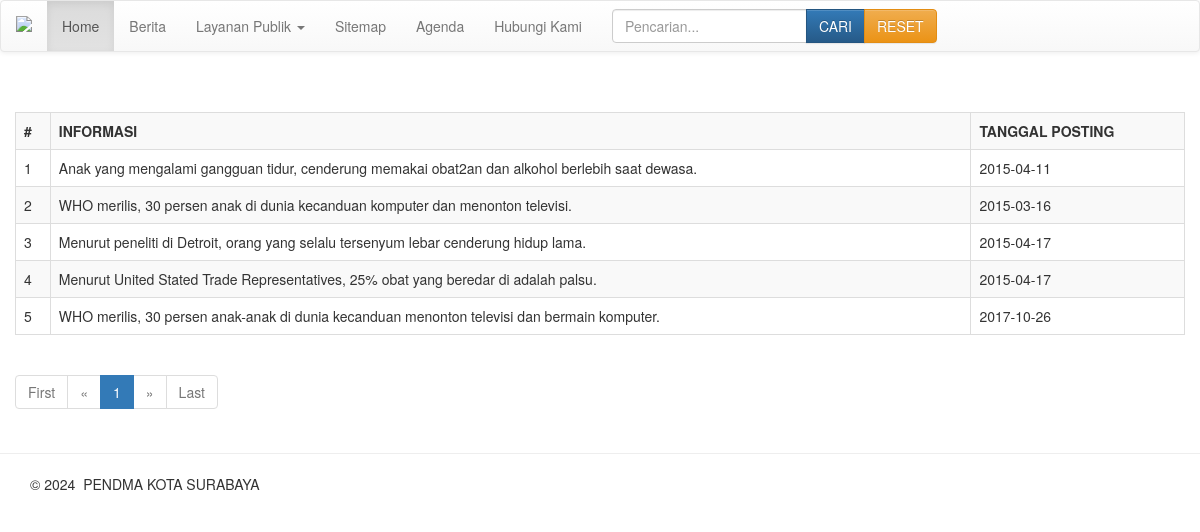
The page /informasi/index.php on the database its author committed.
### tables this page shows
CREATE TABLE `sekilasinfo` (
  `id_sekilas` int(5) NOT NULL,
  `info` varchar(100) NOT NULL,
  `tgl_posting` date NOT NULL,
  `gambar` varchar(100) NOT NULL,
  `aktif` enum('Y','N') NOT NULL DEFAULT 'Y'
);

### informasi/view.php (the view)
<div class="table-responsive">
	<table class="table table-striped table-bordered table-hover">
		<tr>
			<th>#</th>
			<th>INFORMASI</th>
			<th>TANGGAL POSTING</th>
		</tr>
		<?php
		include "koneksi.php";
		$page = (isset($_POST['page']))? $_POST['page'] : 1;
		$no = (($page - 1) * $limit) + 1;
		$limit = 10;
		$limit_start = ($page - 1) * $limit;
		if(isset($_POST['search']) && $_POST['search'] == true){
			$param = '%'.mysqli_real_escape_string($connect, $keyword).'%';
			$sql = mysqli_query($connect, "SELECT * FROM sekilasinfo WHERE info LIKE '".$param."' OR tgl_posting LIKE '".$param."' LIMIT ".$limit_start.",".$limit);
			$sql2 = mysqli_query($connect, "SELECT COUNT(*) AS jumlah FROM sekilasinfo WHERE info LIKE '".$param."' OR tgl_posting LIKE '".$param."'");
			$get_jumlah = mysqli_fetch_array($sql2);
		}else{
			$sql = mysqli_query($connect, "SELECT * FROM sekilasinfo LIMIT ".$limit_start.",".$limit);
			$sql2 = mysqli_query($connect, "SELECT COUNT(*) AS jumlah FROM sekilasinfo");
			$get_jumlah = mysqli_fetch_array($sql2);
		}
		while($data = mysqli_fetch_array($sql)){
			?>
			<tr>
				<td class="align-middle"><?php echo $no; ?></td>
				<td class="align-middle"><?php echo $data['info']; ?></td>
				<td class="align-middle"><?php echo $data['tgl_posting']; ?></td>
			</tr>
			<?php
			$no++;
		}
		?>
	</table>
</div>
<?php
$count = mysqli_num_rows($sql);
if($count > 0){
    ?>
    <ul class="pagination">
    	<?php
    	if($page == 1){
    	?>
    		<li class="disabled"><a href="#">First</a></li>
    		<li class="disabled"><a href="#">&laquo;</a></li>
    	<?php
    	}else{
    		$link_prev = ($page > 1)? $page - 1 : 1;
    	?>
    		<li><a href="javascript:void(0);" onclick="searchWithPagination(1, false)">First</a></li>
    		<li><a href="javascript:void(0);" onclick="searchWithPagination(<?php echo $link_prev; ?>, false)">&laquo;</a></li>
    	<?php
    	}
    	?>
    	<?php
    	$jumlah_page = ceil($get_jumlah['jumlah'] / $limit);
    	$jumlah_number = 3;
    	$start_number = ($page > $jumlah_number)? $page - $jumlah_number : 1;
    	$end_number = ($page < ($jumlah_page - $jumlah_number))? $page + $jumlah_number : $jumlah_page;
    	for($i = $start_number; $i <= $end_number; $i++){
    		$link_active = ($page == $i)? ' class="active"' : '';
    	?>
    		<li<?php echo $link_active; ?>><a href="javascript:void(0);" onclick="searchWithPagination(<?php echo $i; ?>, false)"><?php echo $i; ?></a></li>
    	<?php
    	}
    	?>
    	<?php
    	if($page == $jumlah_page){
    	?>
    		<li class="disabled"><a href="#">&raquo;</a></li>
    		<li class="disabled"><a href="#">Last</a></li>
    	<?php
    	}else{
    		$link_next = ($page < $jumlah_page)? $page + 1 : $jumlah_page;
    	?>
    		<li><a href="javascript:void(0);" onclick="searchWithPagination(<?php echo $link_next; ?>, false)">&raquo;</a></li>
    		<li><a href="javascript:void(0);" onclick="searchWithPagination(<?php echo $jumlah_page; ?>, false)">Last</a></li>
    	<?php
    	}
    	?>
    </ul>
    <?php
}
?>

### informasi/index.php (shortened to what this page needs)
<!DOCTYPE html>
<html lang="id">
	<head>
<link rel="stylesheet" href="https://cdn.jsdelivr.net/npm/bootstrap@3.3.7/dist/css/bootstrap.min.css">
<link rel="stylesheet" href="https://cdn.jsdelivr.net/npm/bootstrap@3.3.7/dist/css/bootstrap-theme.min.css">
	</head>
	<body>
		<nav class="navbar navbar-default">
  <div class="container-fluid">
    <div class="navbar-header">
      <a class="navbar-brand" href="#"><img src="https://pendmasurabaya.site/portal/images/favicon.png"></a>
    </div>
    <div class="collapse navbar-collapse" id="bs-example-navbar-collapse-1">
      <ul class="nav navbar-nav">
        <li class="active"><a href="/">Home <span class="sr-only">(current)</span></a></li>
        <li><a href="/berita">Berita</a></li>
        <li class="dropdown">
          <a href="#" class="dropdown-toggle" data-toggle="dropdown" role="button" aria-haspopup="true" aria-expanded="false">Layanan Publik <span class="caret"></span></a>
          <li><a href="/berita/indeks_berita">Sitemap</a></li>
          <li><a href="/agenda">Agenda</a></li>
          <li><a href="/hubungi">Hubungi Kami</a></li>
        </li>
      </ul>
      	<form class="navbar-form navbar-left">
        <div class="form-group">
					<div class="input-group">
						<input type="text" class="form-control" placeholder="Pencarian..." id="keyword">
						<span class="input-group-btn">
							<button class="btn btn-primary" type="button" id="btn-search">CARI</button>
							<a href="" class="btn btn-warning">RESET</a>
							</form>
					</div>
				</div>
</nav>
	<br>
		<div style="padding: 0 15px;">
			<br>
			<div id="view"><?php include "view.php"; ?></div>
		</div>
		<hr>
		<div id="view"><?php include "footer.php"; ?></div>
	</body>
</html>

### informasi/footer.php
<div class="copyright_main">
      <div class="container">
        <p class="copy_text">&copy; <?= date('Y').'&nbsp;'.$nama_lembaga;?>
    PENDMA KOTA SURABAYA <a  href="https://pendmasurabaya.site"></a></p>
      </div>
    </div>
</body>
</html>

### informasi/index.php (style rules this page uses)
.align-middle { vertical-align: middle !important; }

### rows shown on the page
sekilasinfo: info "Anak yang mengalami gangguan tidur, cenderung memakai obat2an dan alkohol berlebih saat dewasa.", tgl_posting "2015-04-11"
sekilasinfo: info "WHO merilis, 30 persen anak di dunia kecanduan komputer dan menonton televisi.", tgl_posting "2015-03-16"
sekilasinfo: info "Menurut peneliti di Detroit, orang yang selalu tersenyum lebar cenderung hidup lama.", tgl_posting "2015-04-17"
sekilasinfo: info "Menurut United Stated Trade Representatives, 25% obat yang beredar di adalah palsu.", tgl_posting "2015-04-17"
sekilasinfo: info "WHO merilis, 30 persen anak-anak di dunia kecanduan menonton televisi dan bermain komputer.", tgl_posting "2017-10-26"
